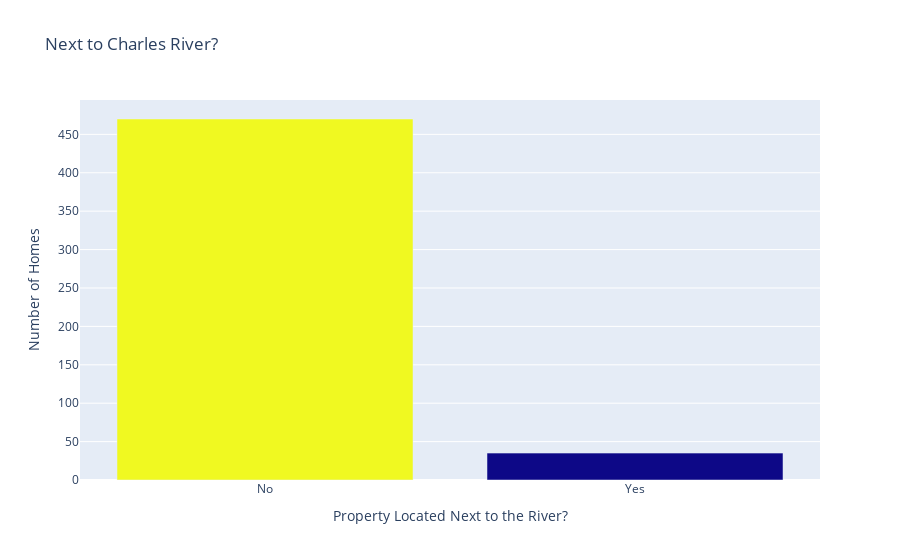

Write notebook code for a chart like this one.
### Markdown cell above
Is property next to the River?

### Code cell
CHAS_data = df['CHAS'].value_counts()

fig = px.bar(x=['No', 'Yes'], y=CHAS_data.values, title="Next to Charles River?", labels={'x': 'CHAS', 'y': 'Count'}, color=CHAS_data.values)

fig.update_layout(xaxis_title='Property Located Next to the River?', 
                  yaxis_title='Number of Homes',
                  coloraxis_showscale=False)
fig.show()

### Figure 1 — Plotly figure (JSON) as saved in the notebook; plotly's stock layout.template omitted (floating-point values rounded to 4 significant figures)
{"data": [{"alignmentgroup": "True", "hovertemplate": "CHAS=%{x}<br>Count=%{y}<br>color=%{marker.color}<extra></extra>", "legendgroup": "", "marker": {"color": [470, 35], "coloraxis": "coloraxis", "pattern": {"shape": ""}}, "name": "", "offsetgroup": "", "orientation": "v", "showlegend": false, "textposition": "auto", "type": "bar", "x": ["No", "Yes"], "xaxis": "x", "y": [470, 35], "yaxis": "y"}], "layout": {"barmode": "relative", "coloraxis": {"colorbar": {"title": {"text": "color"}}, "colorscale": [[0, "#0d0887"], [0.1111, "#46039f"], [0.2222, "#7201a8"], [0.3333, "#9c179e"], [0.4444, "#bd3786"], [0.5556, "#d8576b"], [0.6667, "#ed7953"], [0.7778, "#fb9f3a"], [0.8889, "#fdca26"], [1, "#f0f921"]], "showscale": false}, "legend": {"tracegroupgap": 0}, "title": {"text": "Next to Charles River?"}, "xaxis": {"anchor": "y", "domain": [0, 1], "title": {"text": "Property Located Next to the River?"}}, "yaxis": {"anchor": "x", "domain": [0, 1], "title": {"text": "Number of Homes"}}}}
